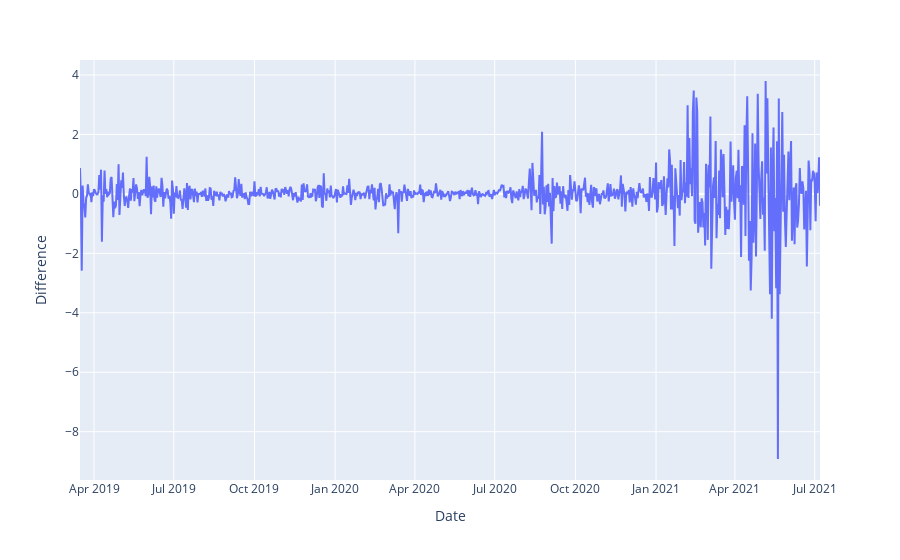

The notebook cell saved with this chart:
### Code cell
fig = px.line(data, x='Date', y="Difference")
fig.show();

### Figure 1 — Plotly figure (JSON) as saved in the notebook; plotly's stock layout.template omitted (floating-point values rounded to 4 significant figures; data arrays with more than 128 entries replaced by an {"elided": "..."} marker saying what was removed)
{"data": [{"hovertemplate": "Date=%{x}<br>Difference=%{y}<extra></extra>", "legendgroup": "", "line": {"color": "#636efa", "dash": "solid"}, "marker": {"symbol": "circle"}, "mode": "lines", "name": "", "orientation": "v", "showlegend": false, "x": {"elided": "845 str values"}, "xaxis": "x", "y": {"elided": "845 float values"}, "yaxis": "y", "type": "scatter"}], "layout": {"xaxis": {"anchor": "y", "domain": [0, 1], "title": {"text": "Date"}}, "yaxis": {"anchor": "x", "domain": [0, 1], "title": {"text": "Difference"}}, "legend": {"tracegroupgap": 0}, "margin": {"t": 60}}}
